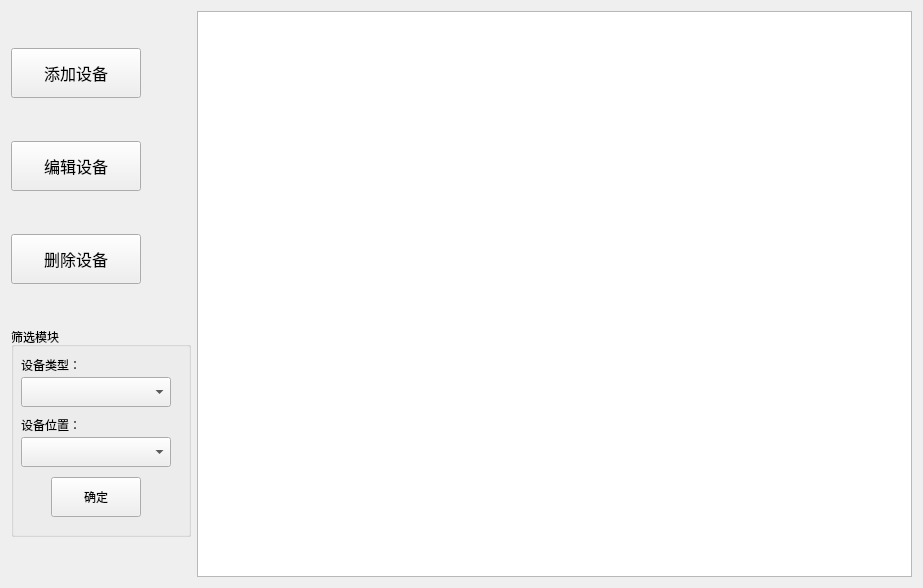
<?xml version="1.0" encoding="UTF-8"?>
<ui version="4.0">
 <class>AdminDeviceManager</class>
 <widget class="QWidget" name="AdminDeviceManager">
  <property name="geometry">
   <rect>
    <x>0</x>
    <y>0</y>
    <width>923</width>
    <height>588</height>
   </rect>
  </property>
  <property name="windowTitle">
   <string>Form</string>
  </property>
  <layout class="QGridLayout" name="gridLayout">
   <item row="0" column="0">
    <layout class="QVBoxLayout" name="verticalLayout">
     <item>
      <widget class="QPushButton" name="addButton">
       <property name="minimumSize">
        <size>
         <width>130</width>
         <height>50</height>
        </size>
       </property>
       <property name="maximumSize">
        <size>
         <width>130</width>
         <height>50</height>
        </size>
       </property>
       <property name="font">
        <font>
         <family>微软雅黑</family>
         <pointsize>12</pointsize>
        </font>
       </property>
       <property name="text">
        <string>添加设备</string>
       </property>
      </widget>
     </item>
     <item>
      <widget class="QPushButton" name="editButton">
       <property name="minimumSize">
        <size>
         <width>130</width>
         <height>50</height>
        </size>
       </property>
       <property name="maximumSize">
        <size>
         <width>130</width>
         <height>50</height>
        </size>
       </property>
       <property name="font">
        <font>
         <family>微软雅黑</family>
         <pointsize>12</pointsize>
        </font>
       </property>
       <property name="text">
        <string>编辑设备</string>
       </property>
      </widget>
     </item>
     <item>
      <widget class="QPushButton" name="deleteButton">
       <property name="minimumSize">
        <size>
         <width>130</width>
         <height>50</height>
        </size>
       </property>
       <property name="maximumSize">
        <size>
         <width>130</width>
         <height>50</height>
        </size>
       </property>
       <property name="font">
        <font>
         <family>微软雅黑</family>
         <pointsize>12</pointsize>
        </font>
       </property>
       <property name="text">
        <string>删除设备</string>
       </property>
      </widget>
     </item>
     <item>
      <widget class="QGroupBox" name="groupBox">
       <property name="minimumSize">
        <size>
         <width>180</width>
         <height>210</height>
        </size>
       </property>
       <property name="maximumSize">
        <size>
         <width>180</width>
         <height>210</height>
        </size>
       </property>
       <property name="title">
        <string>筛选模块</string>
       </property>
       <widget class="QComboBox" name="typeComboBox">
        <property name="geometry">
         <rect>
          <x>10</x>
          <y>50</y>
          <width>150</width>
          <height>30</height>
         </rect>
        </property>
        <property name="minimumSize">
         <size>
          <width>150</width>
          <height>30</height>
         </size>
        </property>
        <property name="maximumSize">
         <size>
          <width>150</width>
          <height>50</height>
         </size>
        </property>
       </widget>
       <widget class="QComboBox" name="locationFilterComboBox">
        <property name="geometry">
         <rect>
          <x>10</x>
          <y>110</y>
          <width>150</width>
          <height>30</height>
         </rect>
        </property>
        <property name="minimumSize">
         <size>
          <width>150</width>
          <height>30</height>
         </size>
        </property>
        <property name="maximumSize">
         <size>
          <width>150</width>
          <height>50</height>
         </size>
        </property>
       </widget>
       <widget class="QLabel" name="label">
        <property name="geometry">
         <rect>
          <x>10</x>
          <y>30</y>
          <width>72</width>
          <height>15</height>
         </rect>
        </property>
        <property name="text">
         <string>设备类型：</string>
        </property>
       </widget>
       <widget class="QLabel" name="label_2">
        <property name="geometry">
         <rect>
          <x>10</x>
          <y>90</y>
          <width>72</width>
          <height>15</height>
         </rect>
        </property>
        <property name="text">
         <string>设备位置：</string>
        </property>
       </widget>
       <widget class="QPushButton" name="queryButton">
        <property name="geometry">
         <rect>
          <x>40</x>
          <y>150</y>
          <width>90</width>
          <height>40</height>
         </rect>
        </property>
        <property name="minimumSize">
         <size>
          <width>90</width>
          <height>40</height>
         </size>
        </property>
        <property name="maximumSize">
         <size>
          <width>90</width>
          <height>40</height>
         </size>
        </property>
        <property name="text">
         <string>确定</string>
        </property>
       </widget>
      </widget>
     </item>
    </layout>
   </item>
   <item row="0" column="1">
    <widget class="QTableWidget" name="deviceTable"/>
   </item>
  </layout>
 </widget>
 <resources/>
 <connections/>
</ui>
